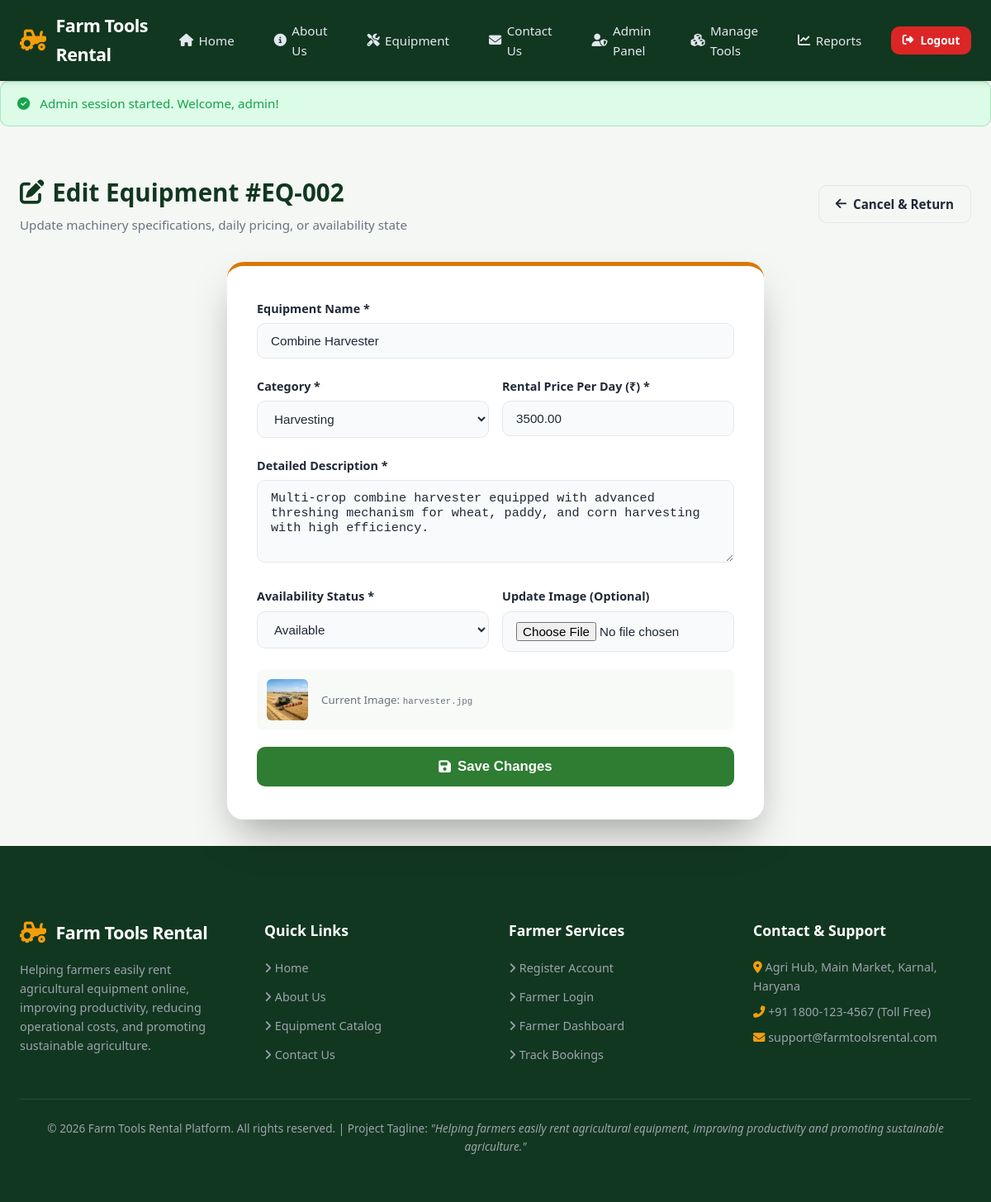
/admin/edit_equipment.php?id=2 (signed in), run on the app's committed database.
### tables this page shows
CREATE TABLE `equipment` (
  `id` INT(11) NOT NULL AUTO_INCREMENT,
  `name` VARCHAR(100) NOT NULL,
  `category` VARCHAR(50) NOT NULL,
  `description` TEXT NOT NULL,
  `price_per_day` DECIMAL(10,2) NOT NULL,
  `availability` ENUM('Available','Unavailable','Maintenance') NOT NULL DEFAULT 'Available',
  `image` VARCHAR(255) DEFAULT 'default_equipment.jpg',
  `created_at` DATETIME DEFAULT CURRENT_TIMESTAMP,
  PRIMARY KEY (`id`)
);

### admin/edit_equipment.php (the view, shortened to what this page needs)
<?php
require_once __DIR__ . '/../config/database.php';
require_once __DIR__ . '/../includes/auth.php';
$equipment_id = isset($_GET['id']) ? intval($_GET['id']) : 0;
$equipment = null;
try {
    $stmt = $conn->prepare("SELECT * FROM equipment WHERE id = ?");
    $stmt->execute([$equipment_id]);
    $equipment = $stmt->fetch();
} catch (Exception $e) {
    $equipment = null;
}
if ($_SERVER['REQUEST_METHOD'] === 'POST') {
    $name          = trim($_POST['name'] ?? '');
    $category      = trim($_POST['category'] ?? '');
    $description   = trim($_POST['description'] ?? '');
    $price_per_day = floatval($_POST['price_per_day'] ?? 0);
    $availability  = trim($_POST['availability'] ?? 'Available');
    $image_filename = $equipment['image'];
    if (empty($name) || empty($category) || empty($description) || $price_per_day <= 0) {
        $error = "Please fill in all required fields and provide a valid daily rental price.";
    } else {
        if (isset($_FILES['image']) && $_FILES['image']['error'] === UPLOAD_ERR_OK) {
            $fileTmpPath = $_FILES['image']['tmp_name'];
            $fileName = $_FILES['image']['name'];
            $fileExtension = strtolower(pathinfo($fileName, PATHINFO_EXTENSION));
            $allowedExtensions = ['jpg', 'jpeg', 'png', 'svg', 'webp'];
            if (in_array($fileExtension, $allowedExtensions)) {
                $newFileName = time() . '_' . preg_replace('/[^a-zA-Z0-9_\.]/', '', $fileName);
                $uploadFileDir = __DIR__ . '/../images/equipment/';
                if (!is_dir($uploadFileDir)) {
                    mkdir($uploadFileDir, 0755, true);
                }
                $dest_path = $uploadFileDir . $newFileName;
                if (move_uploaded_file($fileTmpPath, $dest_path)) {
                    $image_filename = $newFileName;
                }
            }
        }
        try {
            $updateStmt = $conn->prepare("
                UPDATE equipment
                SET name = ?, category = ?, description = ?, price_per_day = ?, availability = ?, image = ?
                WHERE id = ?
            ");
            $updateStmt->execute([$name, $category, $description, $price_per_day, $availability, $image_filename, $equipment_id]);
            setFlash('success', 'Equipment #' . $equipment_id . ' updated successfully!');
            header("Location: equipment.php");
            exit();
        } catch (Exception $e) {
            $error = "Database update failed: " . $e->getMessage();
        }
    }
} else {
    $name          = $equipment['name'];
    $category      = $equipment['category'];
    $description   = $equipment['description'];
    $price_per_day = $equipment['price_per_day'];
    $availability  = $equipment['availability'];
}
require_once __DIR__ . '/../includes/header.php';
?>
<div class="container">
  <div class="page-header" style="display: flex; justify-content: space-between; align-items: center; flex-wrap: wrap; gap: 1rem;">
    <div>
      <h1 class="page-title"><i class="fas fa-edit"></i> Edit Equipment #EQ-<?php echo str_pad($equipment['id'], 3, '0', STR_PAD_LEFT); ?></h1>
      <p class="page-subtitle">Update machinery specifications, daily pricing, or availability state</p>
    </div>
    <a href="equipment.php" class="btn btn-outline-dark"><i class="fas fa-arrow-left"></i> Cancel &amp; Return</a>
  </div>
  <div class="auth-wrapper" style="max-width: 650px;">
    <form action="edit_equipment.php?id=<?php echo $equipment_id; ?>" method="POST" enctype="multipart/form-data">
      <div class="form-group">
        <label class="form-label" for="name">Equipment Name *</label>
        <input type="text" id="name" name="name" class="form-control" value="<?php echo htmlspecialchars($name); ?>" required>
      </div>
      <div class="form-row">
        <div class="form-group">
          <label class="form-label" for="category">Category *</label>
          <select id="category" name="category" class="form-control" required>
            <option value="Harvesting" <?php echo $category==='Harvesting'?'selected':''; ?>>Harvesting</option>
          </select>
        </div>
        <div class="form-group">
          <label class="form-label" for="price_per_day">Rental Price Per Day (₹) *</label>
          <input type="number" step="0.01" id="price_per_day" name="price_per_day" class="form-control" value="<?php echo htmlspecialchars($price_per_day); ?>" required>
        </div>
      </div>
      <div class="form-group">
        <label class="form-label" for="description">Detailed Description *</label>
        <textarea id="description" name="description" class="form-control" rows="4" required><?php echo htmlspecialchars($description); ?></textarea>
      </div>
      <div class="form-row">
        <div class="form-group">
          <label class="form-label" for="availability">Availability Status *</label>
          <select id="availability" name="availability" class="form-control">
            <option value="Available" <?php echo $availability==='Available'?'selected':''; ?>>Available</option>
          </select>
        </div>
        <div class="form-group">
          <label class="form-label" for="image">Update Image (Optional)</label>
          <input type="file" id="image" name="image" class="form-control" accept="image/*">
        </div>
      </div>
      <div style="margin-bottom: 1.25rem; display: flex; align-items: center; gap: 1rem; background: #f8faf7; padding: 0.75rem; border-radius: 8px;">
        <img src="../images/equipment/<?php echo htmlspecialchars($equipment['image']); ?>" alt="" style="width: 50px; height: 50px; border-radius: 6px; object-fit: cover;" onerror="this.src='../images/equipment/default_equipment.jpg'">
        <small style="color: var(--text-muted);">Current Image: <code><?php echo htmlspecialchars($equipment['image']); ?></code></small>
      </div>
      <button type="submit" class="btn btn-primary btn-lg" style="width: 100%;"><i class="fas fa-save"></i> Save Changes</button>
    </form>
  </div>
</div>
<?php require_once __DIR__ . '/../includes/footer.php'; ?>

### css/style.css (style rules this page uses)
:root { --primary: #1b4d2e; --primary-dark: #123720; --primary-light: #2e7d32; --accent: #d97706; --accent-gold: #f59e0b; --accent-light: #fef3c7; --bg-main: #f4f7f4; --bg-card: #ffffff; --text-main: #1f2937; --text-muted: #6b7280; --text-light: #9ca3af; --border-color: #e5e7eb; --border-focus: #1b4d2e; --success: #16a34a; --success-bg: #dcfce7; --warning: #eab308; --warning-bg: #fef9c3; --danger: #dc2626; --danger-bg: #fee2e2; --info: #2563eb; --info-bg: #dbeafe; --shadow-sm: 0 1px 3px rgba(0,0,0,0.08), 0 1px 2px rgba(0,0,0,0.04); --shadow-md: 0 4px 6px -1px rgba(0,0,0,0.08), 0 2px 4px -1px rgba(0,0,0,0.04); --shadow-lg: 0 10px 15px -3px rgba(0,0,0,0.1), 0 4px 6px -2px rgba(0,0,0,0.05); --radius-sm: 6px; --radius-md: 10px; --radius-lg: 16px; --transition: all 0.25s ease-in-out; }
* { margin: 0; padding: 0; box-sizing: border-box; }
body { font-family: 'Segoe UI', system-ui, -apple-system, BlinkMacSystemFont, Roboto, sans-serif; background-color: var(--bg-main); color: var(--text-main); line-height: 1.6; min-height: 100vh; display: flex; flex-direction: column; }
a { color: var(--primary); text-decoration: none; transition: var(--transition); }
.btn { display: inline-flex; align-items: center; justify-content: center; gap: 0.5rem; padding: 0.6rem 1.25rem; font-size: 0.95rem; font-weight: 600; border-radius: var(--radius-md); border: none; cursor: pointer; transition: var(--transition); text-align: center; }
.btn-primary { background: var(--primary-light); color: #ffffff; }
.btn-outline-dark { background: transparent; border: 1px solid var(--border-color); color: var(--text-main); }
.btn-lg { padding: 0.85rem 1.75rem; font-size: 1.05rem; }
.container { max-width: 1200px; margin: 0 auto; padding: 2rem 1.5rem; }
.page-header { margin-bottom: 2rem; }
.page-title { font-size: 1.85rem; color: var(--primary-dark); font-weight: 700; display: flex; align-items: center; gap: 0.6rem; }
.page-subtitle { color: var(--text-muted); font-size: 0.95rem; margin-top: 0.25rem; }
.auth-wrapper { max-width: 480px; width: 100%; margin: 0 auto; background: rgba(255, 255, 255, 0.96); backdrop-filter: blur(16px); -webkit-backdrop-filter: blur(16px); padding: 2.5rem 2.25rem; border-radius: 20px; box-shadow: 0 25px 50px -12px rgba(0, 0, 0, 0.35), 0 0 0 1px rgba(255, 255, 255, 0.4); border-top: 5px solid var(--accent); position: relative; transition: transform 0.3s ease, box-shadow 0.3s ease; }
.form-group { margin-bottom: 1.35rem; }
.form-label { display: block; font-weight: 600; font-size: 0.9rem; color: var(--text-main); margin-bottom: 0.4rem; }
.form-control { width: 100%; padding: 0.75rem 1rem; font-size: 0.95rem; border: 1px solid var(--border-color); border-radius: var(--radius-md); background: #f9fafb; color: var(--text-main); transition: var(--transition); }
textarea.form-control { resize: vertical; min-height: 100px; }
.form-row { display: grid; grid-template-columns: 1fr 1fr; gap: 1rem; }

### data on the page
equipment: id "002", name "Combine Harvester", category "Harvesting", price_per_day "3500.00", description "Multi-crop combine harvester equipped with advanced threshing mechanism for wheat, paddy, and corn harvesting with high efficiency.", availability "Available", image (picture), image "harvester.jpg"

### other printed values
$_SESSION['flash_success'] "Admin session started. Welcome, admin!"
